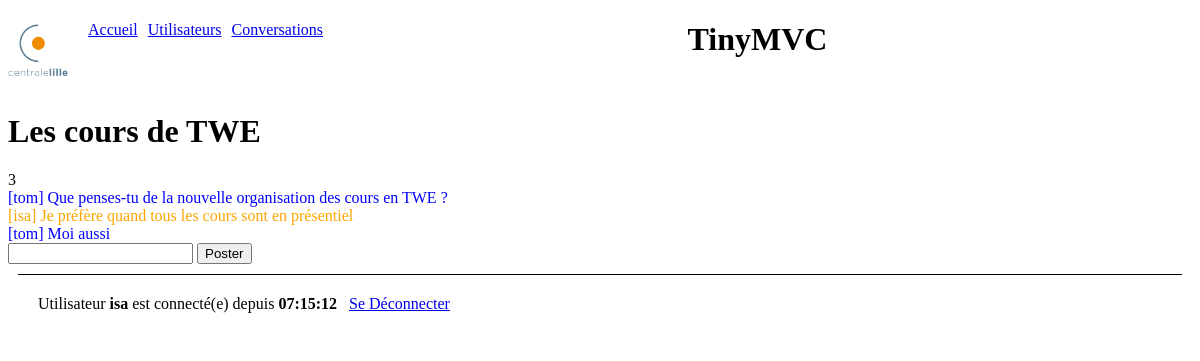
Page /index.php?view=chat&idConv=1 (signed in) on the committed database.
### tables this page shows
CREATE TABLE `chat_conversations` (
  `id` int(11) NOT NULL COMMENT 'Clé primaire',
  `active` tinyint(1) NOT NULL DEFAULT '1' COMMENT 'indique si la conversation est active',
  `theme` varchar(40) NOT NULL COMMENT 'Thème de la conversation'
);

CREATE TABLE `chat_messages` (
  `id` int(11) NOT NULL COMMENT 'Identifiant du message',
  `idConversation` int(11) NOT NULL COMMENT 'Clé étrangère vers la table des conversations',
  `idAuteur` int(11) NOT NULL COMMENT 'clé étrangère vers la table des auteurs',
  `contenu` varchar(100) NOT NULL COMMENT 'Contenu du message'
);

CREATE TABLE `chat_users` (
  `id` int(11) NOT NULL COMMENT 'clé primaire, identifiant numérique auto incrémenté',
  `pseudo` varchar(20) NOT NULL COMMENT 'pseudo',
  `passe` varchar(20) NOT NULL COMMENT 'mot de passe',
  `blacklist` tinyint(1) NOT NULL DEFAULT '0' COMMENT 'indique si l''utilisateur est en liste noire',
  `admin` tinyint(1) NOT NULL DEFAULT '0' COMMENT 'indique si l''utilisateur est un administrateur',
  `couleur` varchar(10) NOT NULL DEFAULT 'black' COMMENT 'indique la couleur préférée de l''utilisateur, en anglais',
  `hash` varchar(100) NOT NULL DEFAULT 'hash'
);

### libs/maLibUtils.php (called while the page is built, shortened)
<?php
function valider($nom,$type="REQUEST")
{
	switch($type)
	{
		case 'REQUEST':
		if(isset($_REQUEST[$nom]) && !($_REQUEST[$nom] == ""))
			return proteger($_REQUEST[$nom]);
		break;
		case 'SESSION':
		if(isset($_SESSION[$nom]) && !($_SESSION[$nom] == ""))
			return $_SESSION[$nom];
		break;
	}
	return false;
}
function getValue($nom,$defaut=false,$type="REQUEST")
{
	if (($resultat = valider($nom,$type)) === false)
		$resultat = $defaut;
	return $resultat;
}
function proteger($str)
{
	if (is_array($str))
	{
		$nextTab = array();
		foreach($str as $cle => $val)
		{
			$nextTab[$cle] = addslashes($val);
		}
		return $nextTab;
	}
	else
		return addslashes ($str);
}
?>

### libs/maLibSQL.pdo.php (called while the page is built, shortened)
<?php
include_once "config.php";
function SQLSelect($sql)
{
 	global $BDD_host;
	global $BDD_base;
 	global $BDD_user;
 	global $BDD_password;
	try {
		$dbh = new PDO("mysql:host=$BDD_host;dbname=$BDD_base", $BDD_user, $BDD_password);
	} catch (PDOException $e) {
		die("<font color=\"red\">SQLSelect: Erreur de connexion : " . $e->getMessage() . "</font>");
	}
	$dbh->exec("SET CHARACTER SET utf8");
	$res = $dbh->query($sql);
	$num = $res->rowCount();
	if ($num==0) return false;
	else return $res;
}
function parcoursRs($result)
{
	$result->setFetchMode(PDO::FETCH_ASSOC);
	while ($ligne = $result->fetch())
		$tab[]= $ligne;
	return $tab;
}
?>

### libs/modele.php (called while the page is built, shortened)
<?php
include_once("maLibSQL.pdo.php");
function getConversation($idConv){
	$SQL = "SELECT theme, active FROM chat_conversations WHERE id='$idConv'";
	$rs = parcoursRs(SQLSelect($SQL));
	if (count($rs)) return $rs[0];
	else return array();
}
function getMessages($idConv) {
	$SQL = "SELECT m.id, m.contenu, u.pseudo as auteur, u.couleur ";
	$SQL .= " FROM chat_users u INNER JOIN chat_messages m";
	$SQL .= " ON m.idAuteur = u.id ";
	$SQL .= " WHERE m.idConversation='$idConv'";
	$SQL .= " AND u.blacklist=0";
	$SQL .= " ORDER BY m.id ASC";
	return parcoursRs(SQLSelect($SQL));
}
?>

### templates/chat.php (the view, shortened to what this page needs)
<?php
include_once("libs/modele.php");
include_once("libs/maLibUtils.php");
include_once("libs/maLibForms.php");
$idConv = getValue("idConv");
$dataConv = getConversation($idConv);
echo "<h1>$dataConv[theme]</h1>";
$messages = getMessages($idConv);
echo count($messages);
foreach ($messages as $nextM) {
	echo '<div style="color:' . $nextM["couleur"] . '">';
	echo "[" . $nextM["auteur"] . "] ";
	echo $nextM["contenu"];
	echo "</div>";
}
if ($dataConv["active"])
if (valider("connecte","SESSION")) {
	mkForm("controleur.php");
	mkInput("text","contenu");
	mkInput("hidden","idConv",$idConv);
	mkInput("submit","action","Poster");
	endForm();
}
?>

### rows in the picture
chat_conversations: theme "Les cours de TWE"
chat_messages: idAuteur.pseudo "tom", contenu "Que penses-tu de la nouvelle organisation des cours en TWE ?"
chat_messages: idAuteur.pseudo "isa", contenu "Je préfère quand tous les cours sont en présentiel"
chat_messages: idAuteur.pseudo "tom", contenu "Moi aussi"

### other values in the picture
count($messages) "3"
$_SESSION[pseudo] "isa"
$_SESSION[heureConnexion] "07:15:12"
